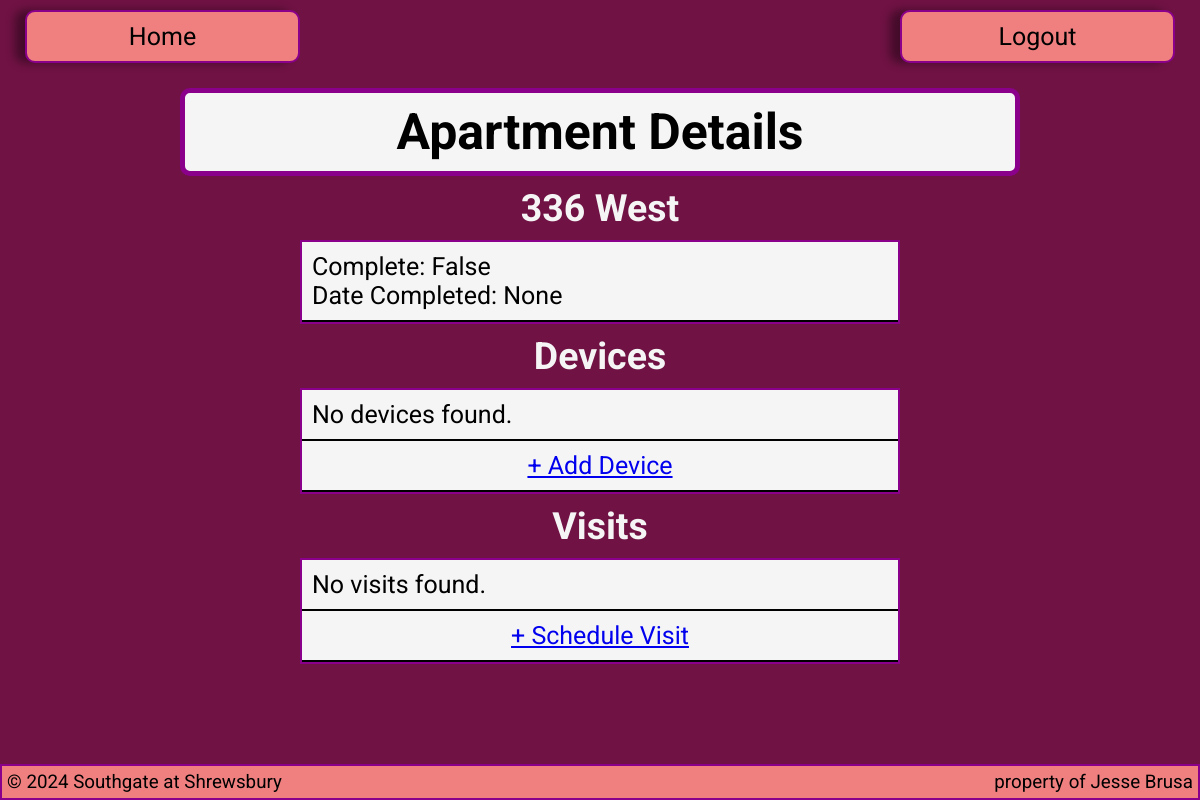
Page /streaming-transition/apartment/2/ on the committed database.
### streaming_transition/models.py (models this page shows, shortened)
class Apartment(models.Model):
    apartment_number = models.IntegerField()
    building = models.CharField(max_length=255)
    complete = models.BooleanField(default=False)
    date_completed = models.DateField(null=True, blank=True)

### streaming_transition/views.py (the view)
# urls.py: path('apartment/<int:pk>/', ApartmentDetailView.as_view(), name='apartment'),
class ApartmentDetailView(DetailView):
    model = Apartment
    context_object_name = 'apartment'
    template_name = 'base/details.html'
    def get_queryset(self):
        queryset = super().get_queryset()
        return queryset.prefetch_related('visits', 'devices')
    def get_context_data(self, **kwargs):
        context = super().get_context_data(**kwargs)
        apartment = self.object
        context['devices'] = apartment.devices.all()
        context['visits'] = apartment.visits.all()
        return context

### streaming_transition/templates/base/details.html (shortened to what this page needs)
{% extends 'base/streaming-transition-main.html' %}
{% block content %}
<div class="header">
    <h1>Apartment Details</h1>
</div>
<div class="tableHeader">
    <h2>{{ apartment.apartment_number }} {{ apartment.building }}</h2>
</div>
<ul class="detailContainer">
    <li>
        <p>Complete: {{ apartment.complete }}</p>
        <p>Date Completed: {{ apartment.date_completed }}</p>
    </li>
</ul>
<div class="tableHeader">
    <h2>Devices</h2>
</div>
<ul class="detailContainer">
    {% for device in devices %}
    <li>
        <p>{{ device.device_type }} - {{ device.model }}</p>
        <p>Built In: {{ device.built_in }}</p>
        <p>Smart Device: {{ device.smart_device }}</p>
        {% if device.recommendation %}
            <p>Recommendations:</p>
            <p>{{ device.recommendation }}</p>
        {% endif %}
    </li>
    {% empty %}
    <li>No devices found.</li>
    {% endfor %}
    <li class="detailLink"><a href="{% url 'device-form' apartment.id %}">+ Add Device</a></li>
</ul>
<div class="tableHeader">
    <h2>Visits</h2>
</div>
<ul class="detailContainer">
    {% for visit in visits %}
    <li>
        <p>Visit Date: {{ visit.date }} | {{ visit.time }}</p>
        <p>Technician: {{ visit.technician }}</p>
        {% if visit.comment %}
            <p>Comments:</p>
            <p>{{ visit.comment }}</p>
        {% endif %}
        {% if visit.time_completed %}
            <p>Completed: {{ visit.time_completed }}</p>
        {% else %}
            <div class="rowItems">
                <p>Completed: False</p>
                <button class="complete-button" data-visit-id="{{ visit.id }}">Mark Complete</button>
            </div>
        {% endif %}
    </li>
    {% empty %}
    <li>No visits found.</li>
    {% endfor %}
    <li class="detailLink"><a href="{% url 'visit-form' apartment.id %}">+ Schedule Visit</a></li>
</ul>
<br>
{% include 'base/footer.html' %}
{% endblock %}

### streaming_transition/static/css/streaming-transition-stylesheet.css (style rules this page uses)
* { margin: 0; padding: 0; box-sizing: border-box; font-size: 25px; font-family: 'Roboto', sans-serif; }
body { background-color: rgb(112, 18, 68); display: flex; flex-direction: column; min-height: 100vh; }
.detailContainer { width: 50%; min-width: 350px; margin-left: auto; margin-right: auto; background-color: whitesmoke; border: 2px solid darkmagenta; }
.detailContainer li { list-style-type: none; padding: 10px; border-bottom: 2px solid black; }
.header { background-color: whitesmoke; display: flex; flex-direction: column; justify-content: center; align-items: center; min-width: 350px; width: 70%; margin-left: auto; margin-right: auto; border-radius: 10px; border: 5px solid darkmagenta; }
.header h1 { font-size: 2rem; padding: 10px; text-align: center; }
.detailLink { display: flex; justify-content: center; align-items: center; width: 100%; text-align: center; }
.tableHeader { display: flex; justify-content: center; align-items: center; }
.tableHeader h2 { font-size: 1.5rem; padding: 10px; text-align: center; color: whitesmoke; }

### rows in the picture
Apartment: apartment_number "336", building "West", complete "False", date_completed "None"
